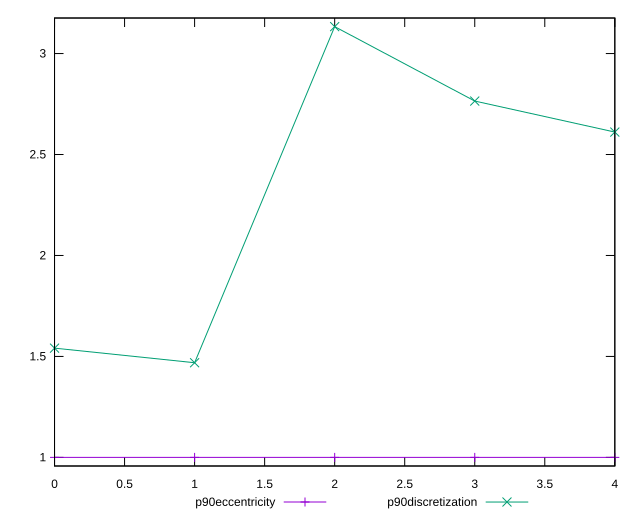

Write the gnuplot code that produced this figure.
reset

$p90Eccentricity <<EOF
0 0.9999999999999996
1 0.9999999999999999
2 1
3 0.9999999999999999
4 0.9999999999999994
EOF

$p90Discretization <<EOF
0 1.540983606557377
1 1.46875
2 3.1333333333333333
3 2.764705882352941
4 2.611111111111111
EOF

set key outside below
set xrange [0:4]
set yrange [0.9573333333333328:3.176]
set trange [0.9573333333333328:3.176]
set terminal svg size 640, 520 enhanced background rgb 'white'
set output "report_00019_2021-02-10T18-14-37.922Z//uses-rel-preconnect/progression/eccentricity.svg"

plot $p90Eccentricity title "p90eccentricity" with linespoints, \
     $p90Discretization title "p90discretization" with linespoints

reset
